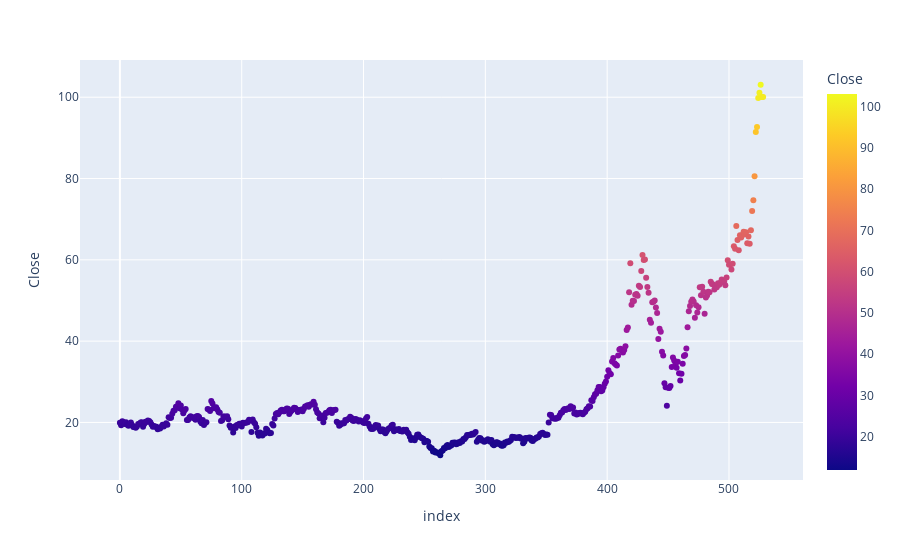

Notebook code cell kept with this figure:
### Code cell
import plotly.express as px
# df = px.data.iris() # iris is a pandas DataFrame
# fig = px.scatter(df3, x="index", y="compound", color='compound')
fig = px.scatter(df3, x="index", y="Close", color='Close')
fig.show()

### Figure 1 — Plotly figure (JSON) as saved in the notebook; plotly's stock layout.template omitted (floating-point values rounded to 4 significant figures; data arrays with more than 128 entries replaced by an {"elided": "..."} marker saying what was removed)
{"data": [{"hovertemplate": "index=%{x}<br>Close=%{marker.color}<extra></extra>", "legendgroup": "", "marker": {"color": {"elided": "529 float values"}, "coloraxis": "coloraxis", "symbol": "circle"}, "mode": "markers", "name": "", "orientation": "v", "showlegend": false, "type": "scatter", "x": {"elided": "529 int values"}, "xaxis": "x", "y": {"elided": "529 float values"}, "yaxis": "y"}], "layout": {"coloraxis": {"colorbar": {"title": {"text": "Close"}}, "colorscale": [[0, "#0d0887"], [0.1111, "#46039f"], [0.2222, "#7201a8"], [0.3333, "#9c179e"], [0.4444, "#bd3786"], [0.5556, "#d8576b"], [0.6667, "#ed7953"], [0.7778, "#fb9f3a"], [0.8889, "#fdca26"], [1, "#f0f921"]]}, "legend": {"tracegroupgap": 0}, "margin": {"t": 60}, "xaxis": {"anchor": "y", "domain": [0, 1], "title": {"text": "index"}}, "yaxis": {"anchor": "x", "domain": [0, 1], "title": {"text": "Close"}}}}
